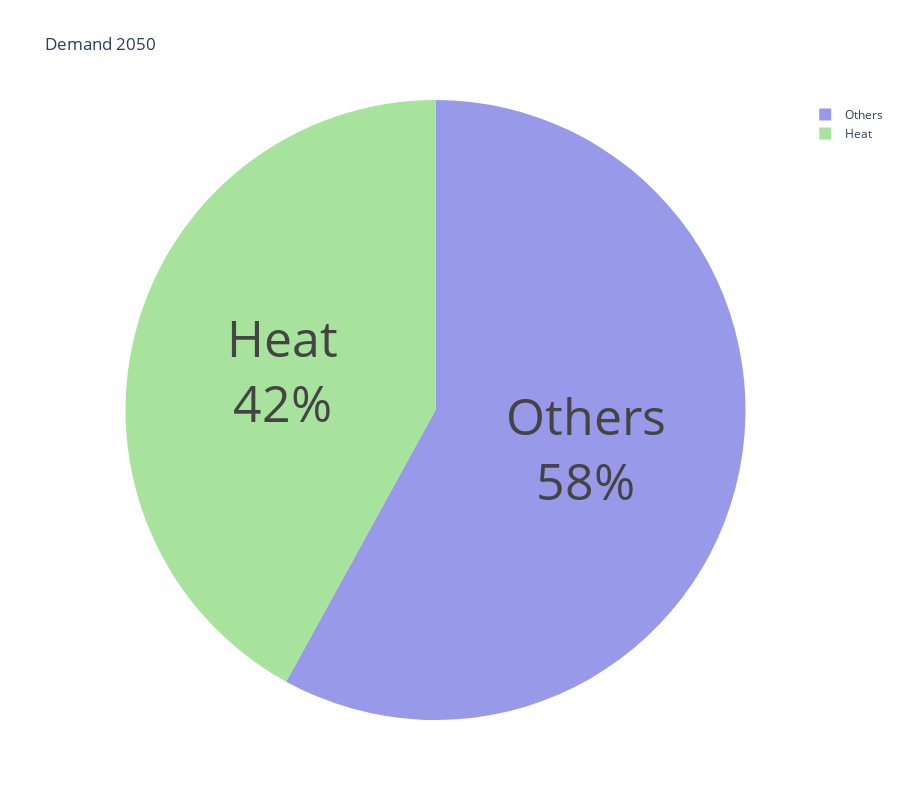
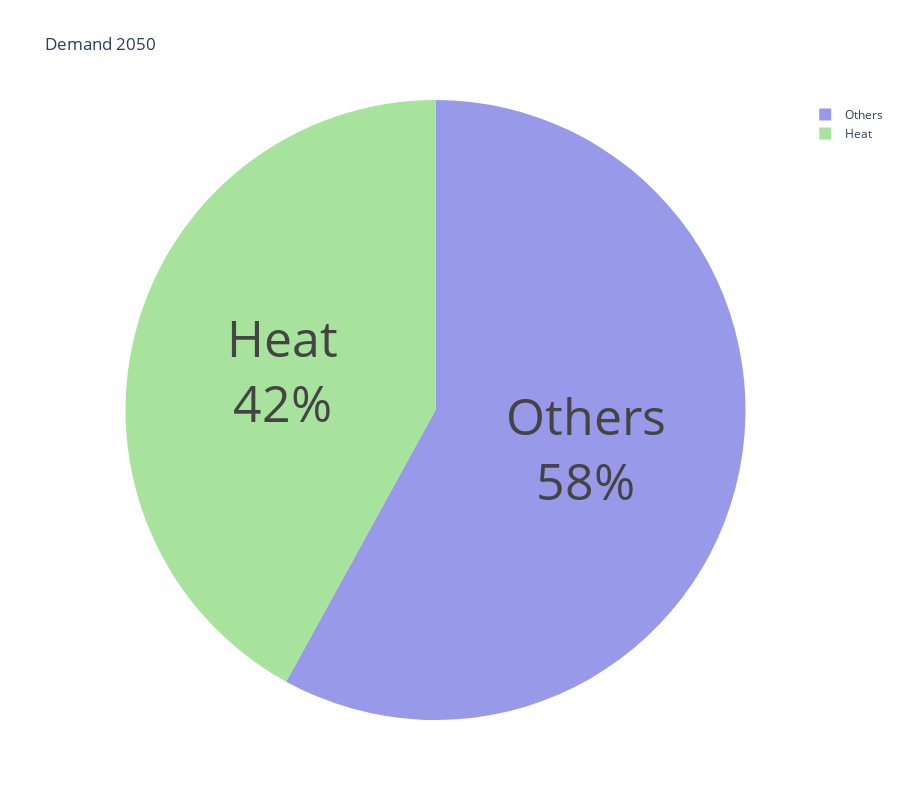

The notebook cell saved with these charts, in order:
### Code cell
#demand_data = pd.read_csv(SOLUTION_DIR / "Par_SpecifiedAnnualDemand.csv")
demand_data = pd.read_excel(SOLUTION_DIR / "Parameter_seasonal.xlsx", sheet_name="Par_SpecifiedAnnualDemand")

# Summed demand 2050
total_demand = demand_data[demand_data["Year"] == 2050]["Value"].sum()

print("Total demand", total_demand)

fig = heat_demand_pie_plot(demand_data)

if WRITE_FIGS:
    print("Hei")
    fig.write_image(WRITE_DIR / "heat_demand_2050_pie_plot.png")

fig.show()

# Read demand data from sheet in excel

demand_data = pd.read_excel(SOLUTION_DIR / "Parameter_seasonal_District35.xlsx", sheet_name="Par_SpecifiedAnnualDemand")

heat_demand_pie_plot(demand_data).show()

### Figure 1 — Plotly figure (JSON) as saved in the notebook; plotly's stock layout.template omitted (floating-point values rounded to 4 significant figures)
{"data": [{"labels": ["Heat", "Others"], "marker": {"colors": ["#a8e39d", "#9899e9"]}, "textfont": {"size": 50}, "textinfo": "percent+label", "textposition": "inside", "type": "pie", "values": [17280.0, 23860.0]}], "layout": {"height": 800, "title": {"text": "Demand 2050"}, "width": 900}}

### Figure 2 — Plotly figure (JSON) as saved in the notebook; plotly's stock layout.template omitted (floating-point values rounded to 4 significant figures)
{"data": [{"labels": ["Heat", "Others"], "marker": {"colors": ["#a8e39d", "#9899e9"]}, "textfont": {"size": 50}, "textinfo": "percent+label", "textposition": "inside", "type": "pie", "values": [17280.0, 23860.0]}], "layout": {"height": 800, "title": {"text": "Demand 2050"}, "width": 900}}
